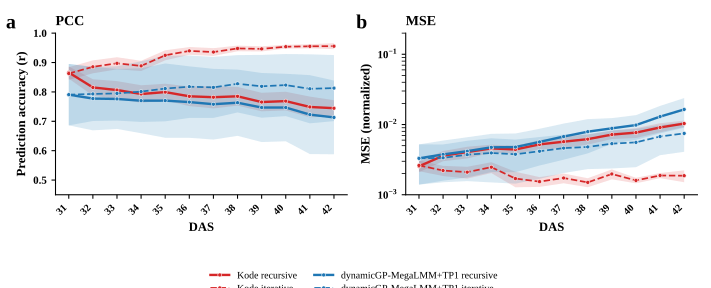

Recreate this plot in Python.
# -*- coding: utf-8 -*-
"""fig_rice_inwindow.py - rice (indica control) in-window: Kode vs dynamicGP-MegaLMM+TP1.
Same train-fold per-trait min-max space on both sides -> MSE directly comparable.
input timepoint DAS28 excluded (it is the given true t1)."""
import os, numpy as np, pandas as pd, matplotlib
matplotlib.use("Agg")
import matplotlib.pyplot as plt
from matplotlib.lines import Line2D

HERE = os.path.dirname(os.path.abspath(__file__))
plt.rcParams.update({
    "font.family": "serif", "font.serif": ["Times New Roman", "DejaVu Serif"],
    "font.size": 9, "axes.titlesize": 10.5, "axes.labelsize": 9.5,
    "axes.linewidth": 0.8, "xtick.labelsize": 7.6, "ytick.labelsize": 8.2,
    "legend.fontsize": 7.4, "savefig.dpi": 300, "figure.dpi": 110, "svg.fonttype": "none",
})
D = pd.read_csv(f"{HERE}/rice_control_bytime_v2.csv")
D = D[D.timepoint != 30]                       # 2026-09-21: anchor is DAS30 now (was DAS28)
DAS = sorted(D.timepoint.unique()); x = np.arange(len(DAS), dtype=float)

STYLE = [
    ("Kode", "rec",  "#D62728", "-",  1.8),
    ("Kode", "iter", "#D62728", "--", 1.3),
    ("dynamicGP-MegaLMM+TP1", "rec",  "#1F77B4", "-",  1.8),
    ("dynamicGP-MegaLMM+TP1", "iter", "#1F77B4", "--", 1.3),
]
def get(meth, scen, col):
    d = D[(D.method == meth) & (D.scenario == scen)].set_index("timepoint").reindex(DAS)
    return d[col].values

fig, axes = plt.subplots(1, 2, figsize=(7.4, 3.0))
for ax, col, sd, ylab, title, logy in [
        (axes[0], "pcc", "pcc_sd", "Prediction accuracy (r)", "PCC", False),
        (axes[1], "MSE_norm", "mse_sd", "MSE (normalized)", "MSE", True)]:
    for meth, scen, c, ls, lw in STYLE:
        mu = get(meth, scen, col); s = get(meth, scen, sd)
        lo, hi = mu - s, mu + s
        if logy:
            mu = np.clip(mu, 1e-6, None); lo = np.clip(lo, 1e-6, None)
        ax.fill_between(x, lo, hi, color=c, alpha=0.16, lw=0, zorder=2)
        ax.plot(x, mu, color=c, lw=lw, ls=ls, zorder=3)
        ax.plot(x, mu, "o", color=c, ms=3.0, mec="white", mew=0.4, zorder=4)
    if logy:
        ax.set_yscale("log"); ax.set_ylim(1e-3, 2e-1)
    else:
        ax.set_ylim(0.45, 1.0); ax.set_yticks([0.5, 0.6, 0.7, 0.8, 0.9, 1.0])
    ax.set_xticks(x); ax.set_xticklabels([str(d) for d in DAS], rotation=45, ha="right")
    ax.set_xlabel("DAS", fontweight="bold"); ax.set_ylabel(ylab, fontweight="bold")
    ax.set_title(title, fontsize=10.5, fontweight="bold", loc="left", pad=6)
    ax.spines["top"].set_visible(False); ax.spines["right"].set_visible(False)
    ax.tick_params(axis="both", which="both", length=3)
    for lab in ax.get_xticklabels() + ax.get_yticklabels(): lab.set_fontweight("bold")
    ax.text(-0.17, 1.03, "a" if ax is axes[0] else "b", transform=ax.transAxes,
            fontsize=15, fontweight="bold")

handles = [Line2D([], [], color=c, lw=lw, ls=ls, marker="o", ms=3.0, mec="white", mew=0.4)
           for _, _, c, ls, lw in STYLE]
labels = ["Kode  recursive", "Kode  iterative",
          "dynamicGP-MegaLMM+TP1  recursive", "dynamicGP-MegaLMM+TP1  iterative"]
fig.legend(handles, labels, loc="lower center", ncol=2, frameon=False,
           bbox_to_anchor=(0.5, -0.05), handlelength=1.9, columnspacing=1.5, labelspacing=0.4)
fig.tight_layout(rect=(0, 0.14, 1, 1))
fig.savefig(f"{HERE}/fig_rice_inwindow_v3.svg", format="svg")
fig.savefig(os.path.join(os.environ.get("TEMP", "/tmp"), "_rice_check.png"), dpi=160)
print("saved fig_rice_inwindow_v3.svg")
